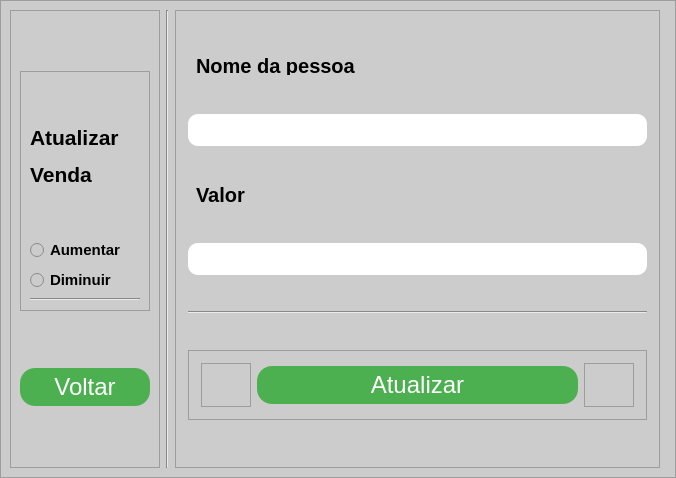
<?xml version="1.0" encoding="UTF-8"?>
<ui version="4.0">
 <class>InsertWindow</class>
 <widget class="QMainWindow" name="InsertWindow">
  <property name="geometry">
   <rect>
    <x>0</x>
    <y>0</y>
    <width>676</width>
    <height>478</height>
   </rect>
  </property>
  <property name="minimumSize">
   <size>
    <width>676</width>
    <height>478</height>
   </size>
  </property>
  <property name="maximumSize">
   <size>
    <width>676</width>
    <height>478</height>
   </size>
  </property>
  <property name="windowTitle">
   <string>Inserir dados</string>
  </property>
  <widget class="QWidget" name="centralwidget">
   <property name="minimumSize">
    <size>
     <width>0</width>
     <height>0</height>
    </size>
   </property>
   <layout class="QVBoxLayout" name="verticalLayout">
    <property name="spacing">
     <number>0</number>
    </property>
    <property name="leftMargin">
     <number>0</number>
    </property>
    <property name="topMargin">
     <number>0</number>
    </property>
    <property name="rightMargin">
     <number>0</number>
    </property>
    <property name="bottomMargin">
     <number>0</number>
    </property>
    <item>
     <widget class="QFrame" name="frame">
      <property name="minimumSize">
       <size>
        <width>0</width>
        <height>0</height>
       </size>
      </property>
      <property name="maximumSize">
       <size>
        <width>6526262</width>
        <height>16777215</height>
       </size>
      </property>
      <property name="styleSheet">
       <string notr="true">background-color: rgb(204, 204, 204);</string>
      </property>
      <property name="frameShape">
       <enum>QFrame::StyledPanel</enum>
      </property>
      <property name="frameShadow">
       <enum>QFrame::Raised</enum>
      </property>
      <layout class="QHBoxLayout" name="horizontalLayout">
       <item>
        <widget class="QFrame" name="frame_2">
         <property name="minimumSize">
          <size>
           <width>150</width>
           <height>0</height>
          </size>
         </property>
         <property name="maximumSize">
          <size>
           <width>150</width>
           <height>16777215</height>
          </size>
         </property>
         <property name="frameShape">
          <enum>QFrame::StyledPanel</enum>
         </property>
         <property name="frameShadow">
          <enum>QFrame::Raised</enum>
         </property>
         <layout class="QVBoxLayout" name="verticalLayout_3">
          <item>
           <widget class="QFrame" name="frame_8">
            <property name="maximumSize">
             <size>
              <width>16777215</width>
              <height>240</height>
             </size>
            </property>
            <property name="frameShape">
             <enum>QFrame::StyledPanel</enum>
            </property>
            <property name="frameShadow">
             <enum>QFrame::Raised</enum>
            </property>
            <layout class="QVBoxLayout" name="verticalLayout_4">
             <item>
              <widget class="QLabel" name="label_4">
               <property name="text">
                <string>&lt;html&gt;&lt;head/&gt;&lt;body&gt;&lt;p align=&quot;justify&quot;&gt;&lt;span style=&quot; font-size:16pt; font-weight:600;&quot;&gt;Atualizar&lt;/span&gt;&lt;/p&gt;&lt;p&gt;&lt;span style=&quot; font-size:16pt; font-weight:600;&quot;&gt;Venda&lt;/span&gt;&lt;/p&gt;&lt;/body&gt;&lt;/html&gt;</string>
               </property>
              </widget>
             </item>
             <item>
              <widget class="QRadioButton" name="radioButton_2">
               <property name="styleSheet">
                <string notr="true">font-size:15px;
font-weight: bold;
</string>
               </property>
               <property name="text">
                <string>Aumentar</string>
               </property>
              </widget>
             </item>
             <item>
              <widget class="QRadioButton" name="radioButton">
               <property name="styleSheet">
                <string notr="true">font-size:15px;
font-weight: bold;
</string>
               </property>
               <property name="text">
                <string>Diminuir</string>
               </property>
              </widget>
             </item>
             <item>
              <widget class="Line" name="line_3">
               <property name="orientation">
                <enum>Qt::Horizontal</enum>
               </property>
              </widget>
             </item>
            </layout>
           </widget>
          </item>
          <item>
           <widget class="QPushButton" name="pushButton_2">
            <property name="styleSheet">
             <string notr="true">QPushButton{
padding: 5px 25px;
font-size: 24px;
text-align: center;
color: #fff;
background-color: #4CAF50;
border-radius: 15px;
}


QPushButton:hover{
background-color: green;
}



QPushButton:pressed{
  background-color: #3e8e41;
}</string>
            </property>
            <property name="text">
             <string>Voltar</string>
            </property>
            <property name="icon">
             <iconset>
              <normaloff>Icons/Setapratras-removebg-preview.png</normaloff>Icons/Setapratras-removebg-preview.png</iconset>
            </property>
            <property name="iconSize">
             <size>
              <width>25</width>
              <height>15</height>
             </size>
            </property>
           </widget>
          </item>
         </layout>
        </widget>
       </item>
       <item>
        <widget class="Line" name="line_2">
         <property name="orientation">
          <enum>Qt::Vertical</enum>
         </property>
        </widget>
       </item>
       <item>
        <widget class="QFrame" name="frame_4">
         <property name="styleSheet">
          <string notr="true">padding: 3px;</string>
         </property>
         <property name="frameShape">
          <enum>QFrame::StyledPanel</enum>
         </property>
         <property name="frameShadow">
          <enum>QFrame::Raised</enum>
         </property>
         <layout class="QVBoxLayout" name="verticalLayout_2">
          <item>
           <widget class="QLabel" name="label">
            <property name="maximumSize">
             <size>
              <width>16777215</width>
              <height>25</height>
             </size>
            </property>
            <property name="styleSheet">
             <string notr="true">background-color: rgb(204, 204, 204);
font-size:20px;
font-weight: bold;
</string>
            </property>
            <property name="text">
             <string>Nome da pessoa</string>
            </property>
           </widget>
          </item>
          <item>
           <widget class="QLineEdit" name="lineEdit">
            <property name="maximumSize">
             <size>
              <width>656566</width>
              <height>16777215</height>
             </size>
            </property>
            <property name="styleSheet">
             <string notr="true">
QLineEdit{
font-size: 20px;
text-align: center;
border-radius: 10px;
background-color: rgb(255, 255, 255);
padding: 3px;
}</string>
            </property>
           </widget>
          </item>
          <item>
           <widget class="QLabel" name="label_3">
            <property name="maximumSize">
             <size>
              <width>16777215</width>
              <height>25</height>
             </size>
            </property>
            <property name="styleSheet">
             <string notr="true">background-color: rgb(204, 204, 204);
font-size:20px;
font-weight: bold;
</string>
            </property>
            <property name="text">
             <string>Valor</string>
            </property>
           </widget>
          </item>
          <item>
           <widget class="QLineEdit" name="lineEdit_3">
            <property name="styleSheet">
             <string notr="true">
QLineEdit{
font-size: 20px;
text-align: center;
border-radius: 10px;
background-color: rgb(255, 255, 255);
}</string>
            </property>
           </widget>
          </item>
          <item>
           <widget class="Line" name="line">
            <property name="orientation">
             <enum>Qt::Horizontal</enum>
            </property>
           </widget>
          </item>
          <item>
           <widget class="QFrame" name="frame_5">
            <property name="maximumSize">
             <size>
              <width>16777215</width>
              <height>70</height>
             </size>
            </property>
            <property name="frameShape">
             <enum>QFrame::StyledPanel</enum>
            </property>
            <property name="frameShadow">
             <enum>QFrame::Raised</enum>
            </property>
            <layout class="QHBoxLayout" name="horizontalLayout_2">
             <item>
              <widget class="QFrame" name="frame_6">
               <property name="maximumSize">
                <size>
                 <width>50</width>
                 <height>16777215</height>
                </size>
               </property>
               <property name="frameShape">
                <enum>QFrame::StyledPanel</enum>
               </property>
               <property name="frameShadow">
                <enum>QFrame::Raised</enum>
               </property>
              </widget>
             </item>
             <item>
              <widget class="QPushButton" name="pushButton">
               <property name="styleSheet">
                <string notr="true">QPushButton{
padding: 5px 25px;
font-size: 24px;
text-align: center;
color: #fff;
background-color: #4CAF50;
border-radius: 15px;
}


QPushButton:hover{
background-color: green;
}



QPushButton:pressed{
  background-color: #3e8e41;
}</string>
               </property>
               <property name="text">
                <string>Atualizar</string>
               </property>
               <property name="icon">
                <iconset>
                 <normaloff>../Icons/updateicon-removebg-preview-removebg-preview.png</normaloff>../Icons/updateicon-removebg-preview-removebg-preview.png</iconset>
               </property>
               <property name="iconSize">
                <size>
                 <width>40</width>
                 <height>25</height>
                </size>
               </property>
              </widget>
             </item>
             <item>
              <widget class="QFrame" name="frame_7">
               <property name="maximumSize">
                <size>
                 <width>50</width>
                 <height>16777215</height>
                </size>
               </property>
               <property name="frameShape">
                <enum>QFrame::StyledPanel</enum>
               </property>
               <property name="frameShadow">
                <enum>QFrame::Raised</enum>
               </property>
              </widget>
             </item>
            </layout>
           </widget>
          </item>
         </layout>
        </widget>
       </item>
       <item>
        <widget class="QFrame" name="frame_3">
         <property name="minimumSize">
          <size>
           <width>0</width>
           <height>0</height>
          </size>
         </property>
         <property name="maximumSize">
          <size>
           <width>150</width>
           <height>16777215</height>
          </size>
         </property>
         <property name="frameShape">
          <enum>QFrame::StyledPanel</enum>
         </property>
         <property name="frameShadow">
          <enum>QFrame::Raised</enum>
         </property>
        </widget>
       </item>
      </layout>
     </widget>
    </item>
   </layout>
  </widget>
 </widget>
 <resources/>
 <connections/>
</ui>
